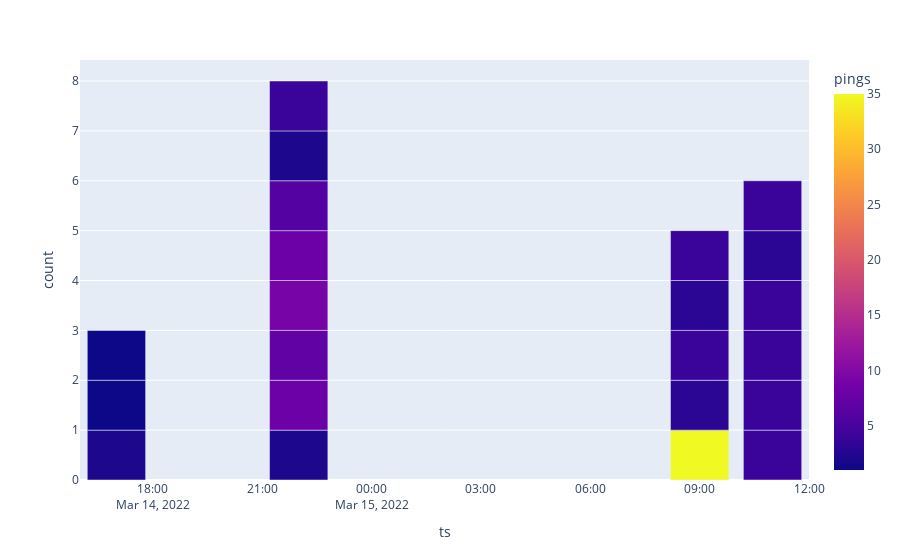

The code cell stored with this chart in its notebook:
### Code cell
plot_bar("""
select count(*) as pings, strftime ('%Y-%m-%d %H:00:00',timestamp) ts , rssi
from (
	SELECT *
	FROM LOG_LINES
	where rssi <-56 and rssi > -69
	GROUP BY timestamp, distance )
GROUP BY ts, rssi
order by ts, rssi
""")

### Figure 1 — Plotly figure (JSON) as saved in the notebook; plotly's stock layout.template omitted (floating-point values rounded to 4 significant figures)
{"data": [{"alignmentgroup": "True", "customdata": [[-68], [-62], [-60], [-68], [-67], [-66], [-65], [-64], [-63], [-62], [-61], [-68], [-67], [-66], [-65], [-58], [-68], [-67], [-65], [-63], [-61], [-59]], "hovertemplate": "ts=%{x}<br>count=%{y}<br>rssi=%{customdata[0]}<br>pings=%{marker.color}<extra></extra>", "legendgroup": "", "marker": {"color": [2, 1, 1, 2, 8, 7, 9, 8, 6, 2, 4, 35, 3, 4, 3, 4, 4, 4, 4, 4, 3, 4], "coloraxis": "coloraxis", "pattern": {"shape": ""}}, "name": "", "offsetgroup": "", "orientation": "v", "showlegend": false, "textposition": "auto", "x": ["2022-03-14 17:00:00", "2022-03-14 17:00:00", "2022-03-14 17:00:00", "2022-03-14 22:00:00", "2022-03-14 22:00:00", "2022-03-14 22:00:00", "2022-03-14 22:00:00", "2022-03-14 22:00:00", "2022-03-14 22:00:00", "2022-03-14 22:00:00", "2022-03-14 22:00:00", "2022-03-15 09:00:00", "2022-03-15 09:00:00", "2022-03-15 09:00:00", "2022-03-15 09:00:00", "2022-03-15 09:00:00", "2022-03-15 11:00:00", "2022-03-15 11:00:00", "2022-03-15 11:00:00", "2022-03-15 11:00:00", "2022-03-15 11:00:00", "2022-03-15 11:00:00"], "xaxis": "x", "y": [1, 1, 1, 1, 1, 1, 1, 1, 1, 1, 1, 1, 1, 1, 1, 1, 1, 1, 1, 1, 1, 1], "yaxis": "y", "type": "bar"}], "layout": {"xaxis": {"anchor": "y", "domain": [0.0, 1.0], "title": {"text": "ts"}}, "yaxis": {"anchor": "x", "domain": [0.0, 1.0], "title": {"text": "count"}}, "coloraxis": {"colorbar": {"title": {"text": "pings"}}, "colorscale": [[0.0, "#0d0887"], [0.1111, "#46039f"], [0.2222, "#7201a8"], [0.3333, "#9c179e"], [0.4444, "#bd3786"], [0.5556, "#d8576b"], [0.6667, "#ed7953"], [0.7778, "#fb9f3a"], [0.8889, "#fdca26"], [1.0, "#f0f921"]]}, "legend": {"tracegroupgap": 0}, "margin": {"t": 60}, "barmode": "relative"}}
